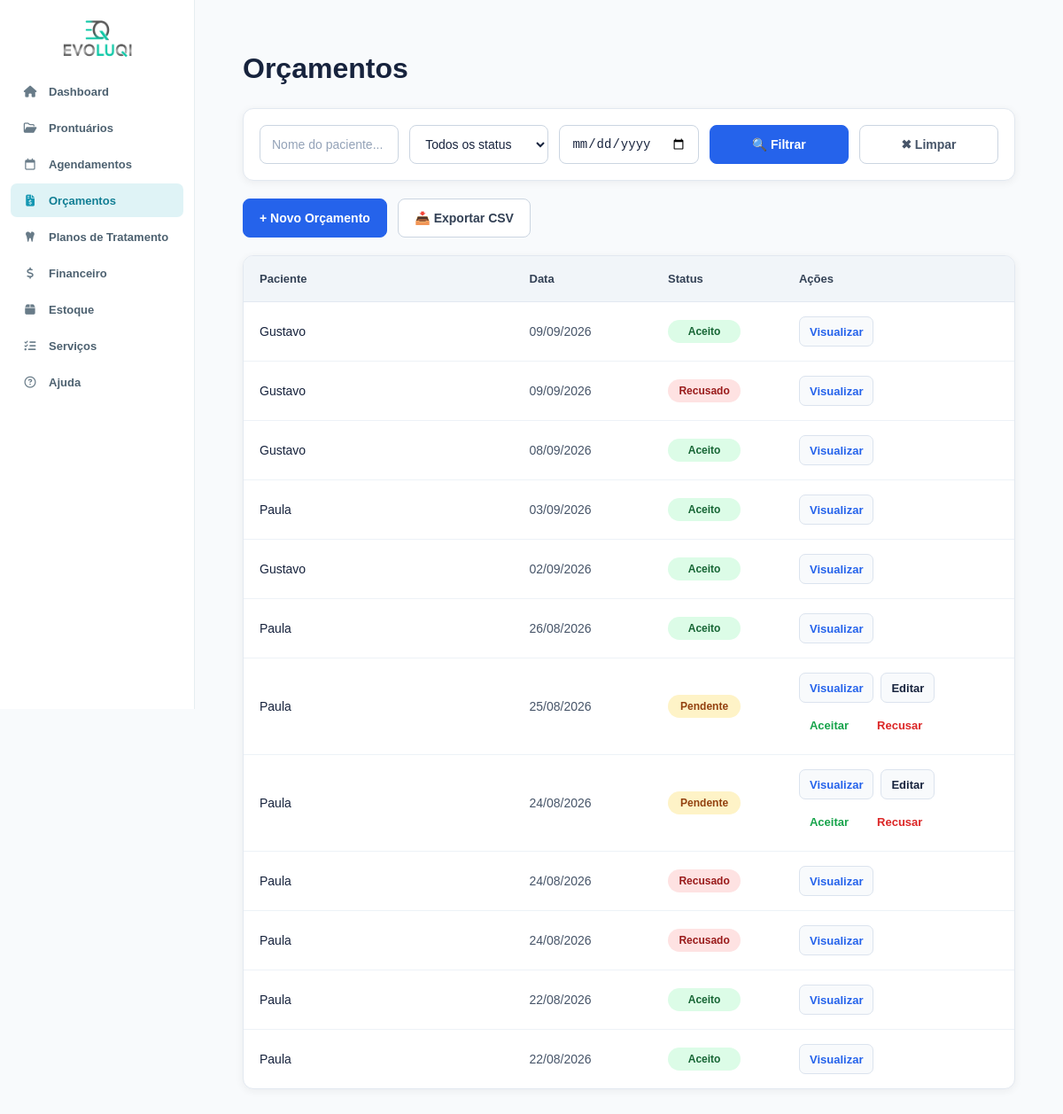
Screenshot of /orcamento.php (signed in) with the database file from the repository.
### tables this page shows
CREATE TABLE `orcamentos` (
  `id` int NOT NULL AUTO_INCREMENT,
  `paciente_id` int NOT NULL,
  `data_criacao` date NOT NULL,
  `validade` date NOT NULL,
  `status` enum('pendente','aceito','recusado') DEFAULT 'pendente',
  `observacoes` text,
  `created_at` timestamp NOT NULL DEFAULT CURRENT_TIMESTAMP,
  `agendamento_id` int DEFAULT NULL,
  PRIMARY KEY (`id`),
  KEY `paciente_id` (`paciente_id`),
  KEY `idx_orcamento_agendamento` (`agendamento_id`),
  CONSTRAINT `fk_orcamento_agendamento` FOREIGN KEY (`agendamento_id`) REFERENCES `agendamentos` (`id`) ON DELETE SET NULL,
  CONSTRAINT `orcamentos_ibfk_1` FOREIGN KEY (`paciente_id`) REFERENCES `prontuarios` (`id`) ON DELETE CASCADE
);

CREATE TABLE `prontuarios` (
  `id` int NOT NULL AUTO_INCREMENT,
  `paciente` varchar(255) NOT NULL,
  `nascimento` date NOT NULL,
  `sexo` enum('Masculino','Feminino','Outro') DEFAULT NULL,
  `estado_civil` varchar(50) DEFAULT NULL,
  `profissao` varchar(100) DEFAULT NULL,
  `rg` varchar(20) DEFAULT NULL,
  `cpf` varchar(14) DEFAULT NULL,
  `endereco` text,
  `cep` varchar(10) DEFAULT NULL,
  `telefone` varchar(20) DEFAULT NULL,
  `email` varchar(255) DEFAULT NULL,
  `observacoes` text,
  `tratamento_odonto` text,
  `tratamento_medico` text,
  `medicamento_continuo` text,
  `alergia_medicamento` text,
  `alergia_outras` text,
  `problemas_saude` text,
  `gravida_meses` varchar(10) DEFAULT NULL,
  `fuma_tempo` varchar(50) DEFAULT NULL,
  `fuma_cigarros_dia` varchar(20) DEFAULT NULL,
  `bebida_frequencia` varchar(100) DEFAULT NULL,
  `drogas_uso` text,
  `doencas_transmissiveis` text,
  `cancer_familiar` text,
  `tratamento_cancer` text,
  `created_at` timestamp NOT NULL DEFAULT CURRENT_TIMESTAMP,
  `termo_consentimento_aceito` tinyint(1) NOT NULL DEFAULT '0',
  `termo_consentimento_aceito_em` datetime DEFAULT NULL,
  PRIMARY KEY (`id`),
  UNIQUE KEY `uq_prontuarios_cpf` (`cpf`)
);

### orcamento.php (the view, shortened to what this page needs)
<?php
require_once 'conexao/conexao.php';
$busca    = trim($_GET['busca'] ?? '');
$status   = $_GET['status'] ?? '';
$data_ini = $_GET['data_ini'] ?? '';
$data_fim = $_GET['data_fim'] ?? '';
$params = [];
$sql = "
    SELECT
        o.id,
        o.status,
        o.data_criacao,
        p.paciente
    FROM orcamentos o
    JOIN prontuarios p ON o.paciente_id = p.id
";
$sql .= " ORDER BY o.data_criacao DESC";
$stmt = $pdo->prepare($sql);
$stmt->execute($params);
$orcamentos = $stmt->fetchAll();
?>
<!DOCTYPE html>
<html lang="pt-BR">
<head>
    <link rel="stylesheet" href="css/global.css">
    <link rel="stylesheet" href="css/variables.css">
    <link rel="stylesheet" href="css/layout.css">
    <link rel="stylesheet" href="css/navbar.css">
    <link rel="stylesheet" href="css/orcamento.css">
    <link
        rel="stylesheet"
        href="https://cdnjs.cloudflare.com/ajax/libs/font-awesome/6.5.2/css/all.min.css">
</head>
<body>
    <?php include 'navbar.php'; ?>
    <div class="content">
        <div class="container">
            <h1>Orçamentos</h1>
            <div class="filter-bar">
                <form method="GET" class="filter-form">
                    <input type="text" name="busca" placeholder="Nome do paciente..." value="<?= htmlspecialchars($busca) ?>">
                    <select name="status">
                        <option value="">Todos os status</option>
                    </select>
                    <input type="date" name="data_ini" value="<?= htmlspecialchars($data_ini) ?>" title="Data inicial">
                    <button type="submit" class="btn-filter">🔍 Filtrar</button>
                    <a href="orcamento" class="btn-reset">✖ Limpar</a>
                </form>
            </div>
            <a href="novo_orcamento" class="btn-add">+ Novo Orçamento</a>
            <a href="<?= '?' . http_build_query(array_merge($_GET, ['exportar' => '1'])) ?>" class="btn-exportar">📥 Exportar CSV</a>
            <?php if (empty($orcamentos)): ?>
                <p style="text-align:center; padding:40px; color:#888;">
                    <?= ($busca !== '' || $status !== '' || $data_ini !== '' || $data_fim !== '')
                        ? 'Nenhum orçamento encontrado com os filtros aplicados.'
                        : 'Nenhum orçamento cadastrado.'
                    ?>
                </p>
            <?php else: ?>
                <table>
                    <thead>
                        <tr>
                            <th>Paciente</th>
                            <th>Data</th>
                            <th>Status</th>
                            <th>Ações</th>
                        </tr>
                    </thead>
                    <tbody>
                        <?php foreach ($orcamentos as $o): ?>
                            <tr>
                                <td><?= htmlspecialchars($o['paciente']) ?></td>
                                <td><?= date('d/m/Y', strtotime($o['data_criacao'])) ?></td>
                                <td>
                                    <span class="status-badge status-<?= htmlspecialchars($o['status']) ?>">
                                        <?= ucfirst(htmlspecialchars($o['status'])) ?>
                                    </span>
                                </td>
                                <td class="acoes">
                                    <a href="visualizar_orcamento.php?id=<?= $o['id'] ?>">Visualizar</a>
                                    <?php if ($o['status'] == 'pendente'): ?>
                                        <a href="editar_orcamento.php?id=<?= $o['id'] ?>" style="color:var(--roxo-medio);">Editar</a>
                                        <form method="POST" action="aceitar_orcamento.php" style="display:inline;"
                                            onsubmit="return confirm('Aceitar este orçamento?')">
                                            <button type="submit"
                                                style="color:var(--verde); background:none; border:0; cursor:pointer;">
                                                Aceitar
                                            </button>
                                        </form>
                                        <form method="POST" action="recusar_orcamento.php" style="display:inline;"
                                            onsubmit="return confirm('Recusar este orçamento?')">
                                            <button type="submit"
                                                style="color:var(--vermelho); background:none; border:0; cursor:pointer;">
                                                Recusar
                                            </button>
                                        </form>
                                    <?php endif; ?>
                                </td>
                            </tr>
                        <?php endforeach; ?>
                    </tbody>
                </table>
            <?php endif; ?>
        </div>
    </div>
</body>
</html>

### css/global.css (style rules this page uses)
* { margin: 0; padding: 0; box-sizing: border-box; }
body { font-family: "Segoe UI", Arial, sans-serif; display: flex; background: var(--background); min-height: 100vh; overflow-x: hidden; color: var(--text); }
.container { max-width: 1200px; margin: auto; padding: 30px; }
h1 { font-size: 28px; font-weight: 700; margin-bottom: 25px; }

### css/variables.css (style rules this page uses)
:root { --primary: #2563eb; --primary-dark: #1d4ed8; --primary-light: #dbeafe; --success: #16a34a; --danger: #dc2626; --warning: #f59e0b; --background: #f8fafc; --surface: #ffffff; --text: #1e293b; --text-light: #64748b; --border: #e2e8f0; --shadow: 0 8px 25px rgba(15, 23, 42, 0.08); --radius: 14px; }

### css/layout.css (style rules this page uses)
.content { width: calc(100% - 220px); margin-left: 220px; min-height: 100vh; padding: 24px 30px 28px; }

### orcamento.php (style rules this page uses)
.filter-form { grid-template-columns: repeat(auto-fit, minmax(140px, 1fr)); }

### rows the page displays
orcamentos: paciente.paciente "Gustavo", data_criacao "09/09/2026", status "Aceito"
orcamentos: paciente.paciente "Gustavo", data_criacao "09/09/2026", status "Recusado"
orcamentos: paciente.paciente "Gustavo", data_criacao "08/09/2026", status "Aceito"
orcamentos: paciente.paciente "Paula", data_criacao "03/09/2026", status "Aceito"
orcamentos: paciente.paciente "Gustavo", data_criacao "02/09/2026", status "Aceito"
orcamentos: paciente.paciente "Paula", data_criacao "26/08/2026", status "Aceito"
orcamentos: paciente.paciente "Paula", data_criacao "25/08/2026", status "Pendente"
orcamentos: paciente.paciente "Paula", data_criacao "24/08/2026", status "Pendente"
orcamentos: paciente.paciente "Paula", data_criacao "24/08/2026", status "Recusado"
orcamentos: paciente.paciente "Paula", data_criacao "24/08/2026", status "Recusado"
orcamentos: paciente.paciente "Paula", data_criacao "22/08/2026", status "Aceito"
orcamentos: paciente.paciente "Paula", data_criacao "22/08/2026", status "Aceito"
